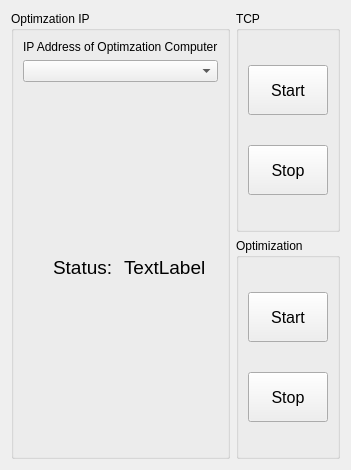
     <widget class="QWidget" name="optimizationTab">
      <attribute name="title">
       <string>Optimization</string>
      </attribute>
      <layout class="QHBoxLayout" name="horizontalLayout_8">
       <item>
        <widget class="QGroupBox" name="optIPGroup">
         <property name="title">
          <string>Optimzation IP</string>
         </property>
         <layout class="QVBoxLayout" name="verticalLayout_16">
          <item>
           <widget class="QLabel" name="optIPAddressLabel">
            <property name="text">
             <string>IP Address of Optimzation Computer</string>
            </property>
           </widget>
          </item>
          <item>
           <widget class="QComboBox" name="optIPAddressBox"/>
          </item>
          <item>
           <spacer name="verticalSpacer_8">
            <property name="orientation">
             <enum>Qt::Vertical</enum>
            </property>
            <property name="sizeHint" stdset="0">
             <size>
              <width>20</width>
              <height>40</height>
             </size>
            </property>
           </spacer>
          </item>
          <item>
           <layout class="QHBoxLayout" name="horizontalLayout_9">
            <item alignment="Qt::AlignRight">
             <widget class="QLabel" name="optStatusNameLabel">
              <property name="font">
               <font>
                <pointsize>14</pointsize>
               </font>
              </property>
              <property name="text">
               <string>Status: </string>
              </property>
             </widget>
            </item>
            <item alignment="Qt::AlignLeft">
             <widget class="QLabel" name="optStatusLabel">
              <property name="font">
               <font>
                <pointsize>14</pointsize>
               </font>
              </property>
              <property name="text">
               <string>TextLabel</string>
              </property>
             </widget>
            </item>
           </layout>
          </item>
          <item>
           <spacer name="verticalSpacer_6">
            <property name="orientation">
             <enum>Qt::Vertical</enum>
            </property>
            <property name="sizeHint" stdset="0">
             <size>
              <width>20</width>
              <height>40</height>
             </size>
            </property>
           </spacer>
          </item>
         </layout>
        </widget>
       </item>
       <item>
        <layout class="QVBoxLayout" name="verticalLayout_13">
         <item>
          <widget class="QGroupBox" name="optTCGroup">
           <property name="title">
            <string>TCP</string>
           </property>
           <layout class="QVBoxLayout" name="verticalLayout_15" stretch="1,2,1,2,1">
            <item>
             <spacer name="verticalSpacer_20">
              <property name="orientation">
               <enum>Qt::Vertical</enum>
              </property>
              <property name="sizeHint" stdset="0">
               <size>
                <width>20</width>
                <height>40</height>
               </size>
              </property>
             </spacer>
            </item>
            <item>
             <widget class="QPushButton" name="optTCPStart">
              <property name="sizePolicy">
               <sizepolicy hsizetype="Minimum" vsizetype="Expanding">
                <horstretch>0</horstretch>
                <verstretch>0</verstretch>
               </sizepolicy>
              </property>
              <property name="font">
               <font>
                <pointsize>12</pointsize>
               </font>
              </property>
              <property name="text">
               <string>Start</string>
              </property>
             </widget>
            </item>
            <item>
             <spacer name="verticalSpacer_21">
              <property name="orientation">
               <enum>Qt::Vertical</enum>
              </property>
              <property name="sizeHint" stdset="0">
               <size>
                <width>20</width>
                <height>40</height>
               </size>
              </property>
             </spacer>
            </item>
            <item>
             <widget class="QPushButton" name="optTCPStop">
              <property name="sizePolicy">
               <sizepolicy hsizetype="Minimum" vsizetype="Expanding">
                <horstretch>0</horstretch>
                <verstretch>0</verstretch>
               </sizepolicy>
              </property>
              <property name="font">
               <font>
                <pointsize>12</pointsize>
               </font>
              </property>
              <property name="text">
               <string>Stop</string>
              </property>
             </widget>
            </item>
            <item>
             <spacer name="verticalSpacer_22">
              <property name="orientation">
               <enum>Qt::Vertical</enum>
              </property>
              <property name="sizeHint" stdset="0">
               <size>
                <width>20</width>
                <height>40</height>
               </size>
              </property>
             </spacer>
            </item>
           </layout>
          </widget>
         </item>
         <item>
          <widget class="QGroupBox" name="optOptGroup">
           <property name="title">
            <string>Optimization</string>
           </property>
           <layout class="QVBoxLayout" name="verticalLayout_14" stretch="1,2,1,2,1">
            <item>
             <spacer name="verticalSpacer_23">
              <property name="orientation">
               <enum>Qt::Vertical</enum>
              </property>
              <property name="sizeHint" stdset="0">
               <size>
                <width>20</width>
                <height>40</height>
               </size>
              </property>
             </spacer>
            </item>
            <item>
             <widget class="QPushButton" name="optOptStart">
              <property name="sizePolicy">
               <sizepolicy hsizetype="Minimum" vsizetype="Expanding">
                <horstretch>0</horstretch>
                <verstretch>0</verstretch>
               </sizepolicy>
              </property>
              <property name="font">
               <font>
                <pointsize>12</pointsize>
               </font>
              </property>
              <property name="text">
               <string>Start</string>
              </property>
             </widget>
            </item>
            <item>
             <spacer name="verticalSpacer_24">
              <property name="orientation">
               <enum>Qt::Vertical</enum>
              </property>
              <property name="sizeHint" stdset="0">
               <size>
                <width>20</width>
                <height>40</height>
               </size>
              </property>
             </spacer>
            </item>
            <item>
             <widget class="QPushButton" name="optOptStop">
              <property name="sizePolicy">
               <sizepolicy hsizetype="Minimum" vsizetype="Expanding">
                <horstretch>0</horstretch>
                <verstretch>0</verstretch>
               </sizepolicy>
              </property>
              <property name="font">
               <font>
                <pointsize>12</pointsize>
               </font>
              </property>
              <property name="text">
               <string>Stop</string>
              </property>
             </widget>
            </item>
            <item>
             <spacer name="verticalSpacer_25">
              <property name="orientation">
               <enum>Qt::Vertical</enum>
              </property>
              <property name="sizeHint" stdset="0">
               <size>
                <width>20</width>
                <height>40</height>
               </size>
              </property>
             </spacer>
            </item>
           </layout>
          </widget>
         </item>
        </layout>
       </item>
      </layout>
     </widget>
